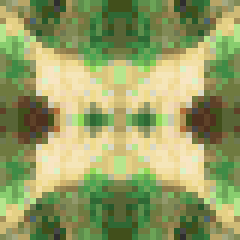
#> input picture assets/maps/falan/venoa_scenery/cliff_stone.png, 40 x 40 px (shown 6 times larger)
$ python -i recover_venoa_scenery.py   (imports and definitions only)
#> lines starting #> are read from the running program, lines starting #| are printed output that depends on the picture
"""Recover Venoa-road cliff paint from the original Freyja crag sprite."""
import argparse
import hashlib
import json
import sys
from pathlib import Path
from PIL import Image, ImageOps

ROOT = Path(__file__).resolve().parents[1]
CROPS = {"cliff_stone": (80,330,100,350), "cliff_moss": (75,290,95,315)}
CAVE_CROPS = ((24,18,40,34),(26,94,42,110))


def prepare(source):
    sys.path.insert(0,str(source / "tools"))
    import cg_library as library
    entry = library.serial_index()[12543]
    original = library.image_from_record(entry["pack"],entry["row"])
    images = {}
    for name,bounds in CROPS.items():
        patch = original.crop(bounds)
        assert patch.getchannel("A").getextrema() == (255,255)
        patch = patch.convert("RGB")
        tile = Image.new("RGB",(patch.width*2,patch.height*2))
        tile.paste(patch,(0,0));tile.paste(ImageOps.mirror(patch),(patch.width,0))
        tile.paste(ImageOps.flip(tile.crop((0,0,tile.width,patch.height))),(0,patch.height))
        images[name] = tile
    provenance = {"serial":12543,"pack":entry["pack"],"row":entry["row"],
                  "source_rgba_sha256":hashlib.sha256(original.tobytes()).hexdigest(),
                  "crops":CROPS,"method":"Native opaque crop; mirrored edges; no resampling or repainting."}
    entry = library.serial_index()[13355]
    original = library.image_from_record(entry["pack"],entry["row"])
    atlas = Image.new("RGB",(256,256))
    for variant,bounds in enumerate(CAVE_CROPS):
        patch = original.crop(bounds)
        assert patch.getchannel("A").getextrema() == (255,255)
        patch = patch.convert("RGB")
        stone = [(x,y) for y in range(16) for x in range(16)
                 if sum(patch.getpixel((x,y))) >= 225]
        assert stone
        clean = patch.copy()
        for y in range(16):
            for x in range(16):
                if sum(patch.getpixel((x,y))) < 225:
                    at = min(stone,key=lambda p:(p[0]-x)**2+(p[1]-y)**2)
                    clean.putpixel((x,y),patch.getpixel(at))
        assert set(clean.getdata()).issubset(set(patch.getdata()))
        tile = Image.new("RGB",(32,32))
        tile.paste(clean,(0,0));tile.paste(ImageOps.mirror(clean),(16,0))
        tile.paste(ImageOps.flip(tile.crop((0,0,32,16))),(0,16))
        for y in range(variant*128,(variant+1)*128,32):
            for x in range(0,256,32):atlas.paste(tile,(x,y))
    images["cave_rock_atlas"] = atlas
    provenance["cave_stone"] = {"serial":13355,"pack":entry["pack"],"row":entry["row"],
        "source_rgba_sha256":hashlib.sha256(original.tobytes()).hexdigest(),"crops":CAVE_CROPS,
        "method":"Replace baked dark crevices (RGB sum <225) with nearest stone pixel from the same native crop; mirror/repeat without resampling."}
    return images,provenance


def main():
    parser = argparse.ArgumentParser(description=__doc__)
    parser.add_argument("--source",type=Path,default=ROOT.parent / "Magic Power")
    parser.add_argument("--check",action="store_true")
    args = parser.parse_args()
    images,provenance = prepare(args.source.resolve())
    out = ROOT / "assets/maps/falan/venoa_scenery"
    if args.check:
        assert json.loads((out / "provenance.json").read_text()) == json.loads(json.dumps(provenance))
        for name,image in images.items():
            actual = Image.open(out / (name+".png")).convert("RGB")
            assert actual.size == image.size and actual.tobytes() == image.tobytes(),name
        print("PASS: Venoa cliff/cave paint reproduces its native source recipes exactly")
    else:
        out.mkdir(parents=True,exist_ok=True)
        for name,image in images.items():image.save(out / (name+".png"))
        (out / "provenance.json").write_text(json.dumps(provenance,indent=2)+"\n")
        print("Recovered original Freyja cliff and Venoa stone paint")


# [1 line not run here, left out]

>>> import cv2
>>> picture = cv2.imread('../assets/maps/falan/venoa_scenery/cliff_stone.png', cv2.IMREAD_GRAYSCALE)
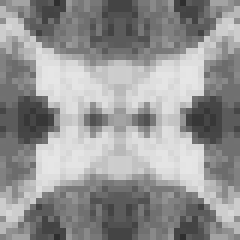
#> picture: shape (40, 40) (shown 6 times larger); min 46, max 230, mean 148.1
#> (the run stopped early here; a loop or call above may not have finished)
